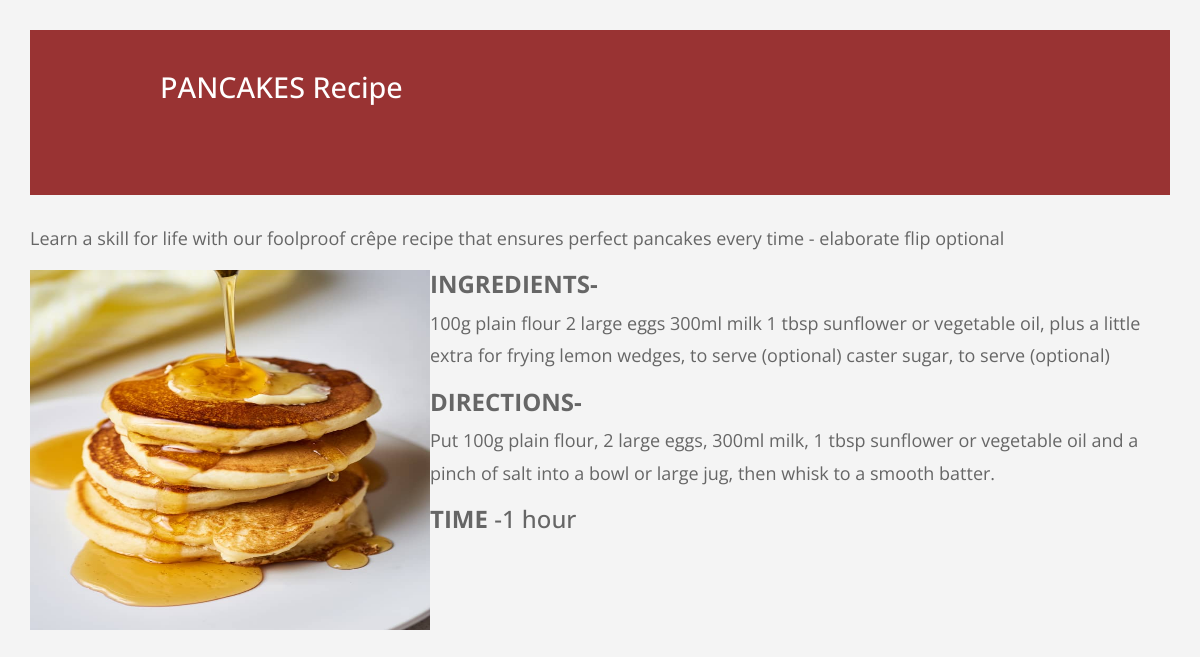
/search/PANCAKES/ (signed in), run on the app's committed database.
### firstapp/models.py (models this page shows)
class modeltable(models.Model):
    name=models.CharField(max_length=264)
    ingredients=models.CharField(max_length=264)
    time=models.CharField(max_length=264)
    directions=models.CharField(max_length=264)
    description=models.CharField(max_length=264)
    image=models.FileField(upload_to='fileupload')

### firstapp/views.py (the view)
# urls.py: path('search/<file>/',user_views.search,name='search'),
@login_required
def search(request,file):
    data=models.modeltable.objects.get(name=file)
    dict={'display':data}
    return render(request,'recipe.html',context=dict)

### templates/recipe.html
{% extends "ind.html" %}
{% block content %}
<div class="col-lg-12 tm-form-header pl-5 pr-5">
  <h2 class="tm-container-inner tm-text-color-white">{{display.name}} Recipe </h2>
</div>
<br>
  {% if display %}
      <p>{{display.description}}</p>
      <img src="{{ display.image.url }}" height="360" width="400" align="left" border="1">
      <h4><B>INGREDIENTS-</B></h4>
      <p>{{display.ingredients}}</p>
      <h4><B>DIRECTIONS-</B></h4>
      <p>{{display.directions}}</p>
      <h4><B>TIME</B> -{{display.time}}</h4>
      <br>
  {% else %}
    <h4>NOT FOUND</h4>
  {% endif %}
{% endblock %}

### static/templatemo-style.css (style rules this page uses)
body { font-family: 'Open Sans', Helvetica, Arial, sans-serif; font-size: 18px; color: #666666; background-color: #f4f4f4; }
p, q { line-height: 1.8; }
h2 { font-size: 1.8rem; }
.tm-container-inner { margin: 0 auto; max-width: 880px; }
.tm-text-color-white { color: white; }
.tm-form-header { background: #993333; padding: 40px 40px 90px; }

### data on the page
modeltable: name "PANCAKES", description "Learn a skill for life with our foolproof crêpe recipe that ensures perfect pancakes every time - elaborate flip optional", image (picture), ingredients "100g plain flour 2 large eggs 300ml milk 1 tbsp sunflower or vegetable oil, plus a little extra for frying lemon wedges, to serve (optional) caster sugar, to serve (optional)", directions "Put 100g plain flour, 2 large eggs, 300ml milk, 1 tbsp sunflower or vegetable oil and a pinch of salt into a bowl or large jug, then whisk to a smooth batter.", time "1 hour"
